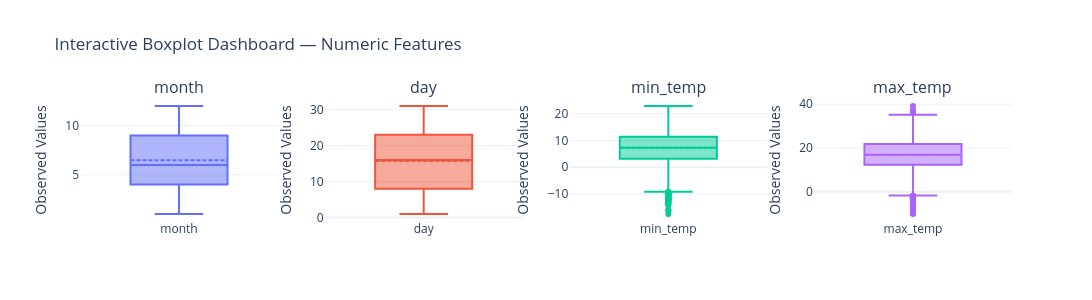

Notebook code for this chart:
### Markdown cell above
#### Outlier Detection

### Code cell
# Select numeric columns
numeric_columns = df.select_dtypes(
    include=np.number
).columns

if len(numeric_columns) > 0:

    # create boxplots
    # Dashboard layout
    n_cols = 4
    n_rows = math.ceil(len(numeric_columns) / n_cols)

    # Create subplot figure
    fig = make_subplots(
        rows=n_rows,
        cols=n_cols,
        subplot_titles=numeric_columns
    )

    # Add boxplots
    for i, col in enumerate(numeric_columns):
        row = (i // n_cols) + 1
        col_pos = (i % n_cols) + 1

        fig.add_trace(
            go.Box(
                y=df[col],
                name=col,
                boxmean=True
            ),
            row=row,
            col=col_pos
        )

    # Update layout
    fig.update_layout(
        title="Interactive Boxplot Dashboard — Numeric Features",
        height=300 * n_rows,
        width=1400,
        showlegend=False,
        template="plotly_white"
    )

    # Add axis labels
    fig.update_yaxes(title_text="Observed Values")

    # Show dashboard
    fig.show()

else:
    print("No numeric variables available for outlier analysis.")

### Figure 1 — Plotly figure (JSON) as saved in the notebook; plotly's stock layout.template omitted (floating-point values rounded to 4 significant figures; data arrays with more than 128 entries replaced by an {"elided": "..."} marker saying what was removed)
{"data": [{"boxmean": true, "name": "month", "type": "box", "xaxis": "x", "y": {"elided": "11870 int values"}, "yaxis": "y"}, {"boxmean": true, "name": "day", "type": "box", "xaxis": "x2", "y": {"elided": "11870 int values"}, "yaxis": "y2"}, {"boxmean": true, "name": "min_temp", "type": "box", "xaxis": "x3", "y": {"elided": "11870 float values"}, "yaxis": "y3"}, {"boxmean": true, "name": "max_temp", "type": "box", "xaxis": "x4", "y": {"elided": "11870 float values"}, "yaxis": "y4"}], "layout": {"annotations": [{"font": {"size": 16}, "showarrow": false, "text": "month", "x": 0.1062, "xanchor": "center", "xref": "paper", "y": 1, "yanchor": "bottom", "yref": "paper"}, {"font": {"size": 16}, "showarrow": false, "text": "day", "x": 0.3688, "xanchor": "center", "xref": "paper", "y": 1, "yanchor": "bottom", "yref": "paper"}, {"font": {"size": 16}, "showarrow": false, "text": "min_temp", "x": 0.6313, "xanchor": "center", "xref": "paper", "y": 1, "yanchor": "bottom", "yref": "paper"}, {"font": {"size": 16}, "showarrow": false, "text": "max_temp", "x": 0.8938, "xanchor": "center", "xref": "paper", "y": 1, "yanchor": "bottom", "yref": "paper"}], "height": 300, "showlegend": false, "title": {"text": "Interactive Boxplot Dashboard — Numeric Features"}, "width": 1400, "xaxis": {"anchor": "y", "domain": [0, 0.2125]}, "xaxis2": {"anchor": "y2", "domain": [0.2625, 0.475]}, "xaxis3": {"anchor": "y3", "domain": [0.525, 0.7375]}, "xaxis4": {"anchor": "y4", "domain": [0.7875, 1]}, "yaxis": {"anchor": "x", "domain": [0, 1], "title": {"text": "Observed Values"}}, "yaxis2": {"anchor": "x2", "domain": [0, 1], "title": {"text": "Observed Values"}}, "yaxis3": {"anchor": "x3", "domain": [0, 1], "title": {"text": "Observed Values"}}, "yaxis4": {"anchor": "x4", "domain": [0, 1], "title": {"text": "Observed Values"}}}}
